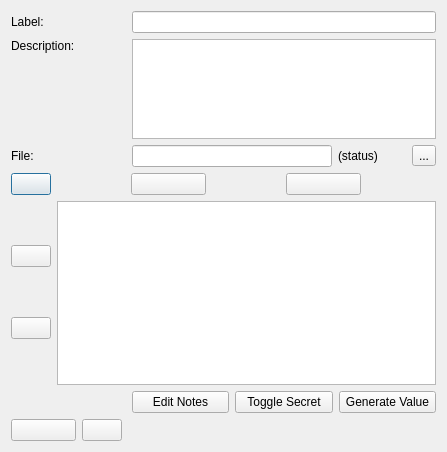
<?xml version="1.0" encoding="UTF-8"?>
<ui version="4.0">
 <class>EntryEdit</class>
 <widget class="QDialog" name="EntryEdit">
  <property name="windowModality">
   <enum>Qt::ApplicationModal</enum>
  </property>
  <property name="geometry">
   <rect>
    <x>0</x>
    <y>0</y>
    <width>447</width>
    <height>452</height>
   </rect>
  </property>
  <property name="windowTitle">
   <string>Edit Secret</string>
  </property>
  <property name="windowIcon">
   <iconset resource="../grypto_ui.qrc">
    <normaloff>:/icons/main.png</normaloff>:/icons/main.png</iconset>
  </property>
  <layout class="QVBoxLayout" name="verticalLayout">
   <item>
    <layout class="QGridLayout" name="gridLayout_2">
     <item row="2" column="3">
      <widget class="QLabel" name="lbl_fileStatus">
       <property name="text">
        <string>(status)</string>
       </property>
      </widget>
     </item>
     <item row="2" column="4">
      <widget class="QToolButton" name="btn_fileUpload">
       <property name="sizePolicy">
        <sizepolicy hsizetype="Fixed" vsizetype="Fixed">
         <horstretch>0</horstretch>
         <verstretch>0</verstretch>
        </sizepolicy>
       </property>
       <property name="toolTip">
        <string>Upload New File</string>
       </property>
       <property name="text">
        <string>...</string>
       </property>
      </widget>
     </item>
     <item row="0" column="0" colspan="2">
      <widget class="QLabel" name="label">
       <property name="sizePolicy">
        <sizepolicy hsizetype="Fixed" vsizetype="Preferred">
         <horstretch>0</horstretch>
         <verstretch>0</verstretch>
        </sizepolicy>
       </property>
       <property name="text">
        <string>Label: </string>
       </property>
      </widget>
     </item>
     <item row="1" column="0" colspan="2">
      <widget class="QLabel" name="label_2">
       <property name="sizePolicy">
        <sizepolicy hsizetype="Fixed" vsizetype="Preferred">
         <horstretch>0</horstretch>
         <verstretch>0</verstretch>
        </sizepolicy>
       </property>
       <property name="text">
        <string>Description:</string>
       </property>
       <property name="alignment">
        <set>Qt::AlignLeading|Qt::AlignLeft|Qt::AlignTop</set>
       </property>
      </widget>
     </item>
     <item row="3" column="0">
      <widget class="QPushButton" name="fav_btn">
       <property name="sizePolicy">
        <sizepolicy hsizetype="Fixed" vsizetype="Fixed">
         <horstretch>0</horstretch>
         <verstretch>0</verstretch>
        </sizepolicy>
       </property>
       <property name="toolTip">
        <string>Mark this entry as a favorite</string>
       </property>
       <property name="whatsThis">
        <string>&lt;!DOCTYPE HTML PUBLIC &quot;-//W3C//DTD HTML 4.0//EN&quot; &quot;http://www.w3.org/TR/REC-html40/strict.dtd&quot;&gt;
&lt;html&gt;&lt;head&gt;&lt;meta name=&quot;qrichtext&quot; content=&quot;1&quot; /&gt;&lt;style type=&quot;text/css&quot;&gt;
p, li { white-space: pre-wrap; }
&lt;/style&gt;&lt;/head&gt;&lt;body style=&quot; font-family:'Ubuntu'; font-size:11pt; font-weight:400; font-style:normal;&quot;&gt;
&lt;p style=&quot; margin-top:0px; margin-bottom:0px; margin-left:0px; margin-right:0px; -qt-block-indent:0; text-indent:0px;&quot;&gt;&lt;span style=&quot; font-family:'MS Shell Dlg 2';&quot;&gt;Mark this entry as one of your favorites.&lt;/span&gt;&lt;/p&gt;
&lt;p style=&quot;-qt-paragraph-type:empty; margin-top:0px; margin-bottom:0px; margin-left:0px; margin-right:0px; -qt-block-indent:0; text-indent:0px; font-family:'MS Shell Dlg 2';&quot;&gt;&lt;br /&gt;&lt;/p&gt;
&lt;p style=&quot; margin-top:0px; margin-bottom:0px; margin-left:0px; margin-right:0px; -qt-block-indent:0; text-indent:0px;&quot;&gt;&lt;span style=&quot; font-family:'MS Shell Dlg 2';&quot;&gt;Favorite entries show up in the tray icon menu when you right-click it.  Use favorites to quickly access the secrets you use the most.  Add a &amp;quot;URL&amp;quot; item to the entry, and a web browser will be launched to go there when you select a favorite like this.&lt;/span&gt;&lt;/p&gt;&lt;/body&gt;&lt;/html&gt;</string>
       </property>
       <property name="text">
        <string/>
       </property>
       <property name="icon">
        <iconset resource="../grypto_ui.qrc">
         <normaloff>:/icons/star.png</normaloff>:/icons/star.png</iconset>
       </property>
       <property name="checkable">
        <bool>true</bool>
       </property>
      </widget>
     </item>
     <item row="2" column="0" colspan="2">
      <widget class="QLabel" name="label_3">
       <property name="sizePolicy">
        <sizepolicy hsizetype="Fixed" vsizetype="Preferred">
         <horstretch>0</horstretch>
         <verstretch>0</verstretch>
        </sizepolicy>
       </property>
       <property name="text">
        <string>File:</string>
       </property>
      </widget>
     </item>
     <item row="4" column="0">
      <layout class="QVBoxLayout" name="buttonsLayout">
       <item>
        <widget class="QPushButton" name="upBtn">
         <property name="toolTip">
          <string>Move the selection up</string>
         </property>
         <property name="whatsThis">
          <string/>
         </property>
         <property name="layoutDirection">
          <enum>Qt::LeftToRight</enum>
         </property>
         <property name="icon">
          <iconset resource="../grypto_ui.qrc">
           <normaloff>:/icons/uparrow.png</normaloff>:/icons/uparrow.png</iconset>
         </property>
        </widget>
       </item>
       <item>
        <widget class="QPushButton" name="downBtn">
         <property name="toolTip">
          <string>Move the selection down</string>
         </property>
         <property name="icon">
          <iconset resource="../grypto_ui.qrc">
           <normaloff>:/icons/downarrow.png</normaloff>:/icons/downarrow.png</iconset>
         </property>
        </widget>
       </item>
      </layout>
     </item>
     <item row="1" column="2" colspan="3">
      <widget class="QTextEdit" name="descriptionEdit">
       <property name="sizePolicy">
        <sizepolicy hsizetype="Expanding" vsizetype="Expanding">
         <horstretch>1</horstretch>
         <verstretch>1</verstretch>
        </sizepolicy>
       </property>
       <property name="maximumSize">
        <size>
         <width>16777215</width>
         <height>100</height>
        </size>
       </property>
       <property name="toolTip">
        <string>&lt;html&gt;&lt;head/&gt;&lt;body&gt;&lt;p&gt;A description to help you remember the context of this entry.&lt;/p&gt;&lt;p&gt;Also this will aid the search function because it will have more keywords to find.&lt;/p&gt;&lt;/body&gt;&lt;/html&gt;</string>
       </property>
       <property name="whatsThis">
        <string>Keep a note about this entry.

This will give the searchbar more words to match with, so you can use this to apply tags to help you find entries.</string>
       </property>
       <property name="tabChangesFocus">
        <bool>true</bool>
       </property>
      </widget>
     </item>
     <item row="4" column="1" colspan="4">
      <widget class="QTableView" name="tableView">
       <property name="sizePolicy">
        <sizepolicy hsizetype="Expanding" vsizetype="Expanding">
         <horstretch>1</horstretch>
         <verstretch>1</verstretch>
        </sizepolicy>
       </property>
       <property name="acceptDrops">
        <bool>true</bool>
       </property>
       <property name="whatsThis">
        <string>Use this interactive table to quickly edit entries.

You can highlight and drag text content from outside the application into the boxes for quick field population.

Use the arrows on the side to adjust the order that the enries appear in.</string>
       </property>
       <property name="editTriggers">
        <set>QAbstractItemView::AnyKeyPressed|QAbstractItemView::DoubleClicked|QAbstractItemView::EditKeyPressed|QAbstractItemView::SelectedClicked</set>
       </property>
       <property name="tabKeyNavigation">
        <bool>false</bool>
       </property>
       <property name="showDropIndicator" stdset="0">
        <bool>false</bool>
       </property>
       <property name="alternatingRowColors">
        <bool>true</bool>
       </property>
       <property name="selectionMode">
        <enum>QAbstractItemView::SingleSelection</enum>
       </property>
       <property name="selectionBehavior">
        <enum>QAbstractItemView::SelectRows</enum>
       </property>
       <property name="gridStyle">
        <enum>Qt::DashLine</enum>
       </property>
       <property name="cornerButtonEnabled">
        <bool>false</bool>
       </property>
       <attribute name="horizontalHeaderVisible">
        <bool>false</bool>
       </attribute>
       <attribute name="horizontalHeaderMinimumSectionSize">
        <number>125</number>
       </attribute>
       <attribute name="horizontalHeaderStretchLastSection">
        <bool>true</bool>
       </attribute>
       <attribute name="verticalHeaderVisible">
        <bool>false</bool>
       </attribute>
      </widget>
     </item>
     <item row="3" column="1" colspan="4">
      <layout class="QHBoxLayout" name="horizontalLayout_2">
       <item>
        <widget class="QPushButton" name="addBtn">
         <property name="sizePolicy">
          <sizepolicy hsizetype="Fixed" vsizetype="Fixed">
           <horstretch>0</horstretch>
           <verstretch>0</verstretch>
          </sizepolicy>
         </property>
         <property name="minimumSize">
          <size>
           <width>75</width>
           <height>0</height>
          </size>
         </property>
         <property name="font">
          <font>
           <weight>75</weight>
           <bold>true</bold>
          </font>
         </property>
         <property name="toolTip">
          <string>Add something you want to remember</string>
         </property>
         <property name="whatsThis">
          <string>Adds a new item to the list below.</string>
         </property>
         <property name="autoFillBackground">
          <bool>false</bool>
         </property>
         <property name="text">
          <string/>
         </property>
         <property name="icon">
          <iconset resource="../grypto_ui.qrc">
           <normaloff>:/icons/plus.png</normaloff>:/icons/plus.png</iconset>
         </property>
         <property name="flat">
          <bool>false</bool>
         </property>
        </widget>
       </item>
       <item>
        <widget class="QPushButton" name="remBtn">
         <property name="sizePolicy">
          <sizepolicy hsizetype="Fixed" vsizetype="Fixed">
           <horstretch>0</horstretch>
           <verstretch>0</verstretch>
          </sizepolicy>
         </property>
         <property name="minimumSize">
          <size>
           <width>75</width>
           <height>0</height>
          </size>
         </property>
         <property name="font">
          <font>
           <weight>75</weight>
           <bold>true</bold>
          </font>
         </property>
         <property name="toolTip">
          <string>Remove</string>
         </property>
         <property name="whatsThis">
          <string>Removes an item from the list below</string>
         </property>
         <property name="text">
          <string/>
         </property>
         <property name="icon">
          <iconset resource="../grypto_ui.qrc">
           <normaloff>:/icons/minus.png</normaloff>:/icons/minus.png</iconset>
         </property>
        </widget>
       </item>
      </layout>
     </item>
     <item row="0" column="2" colspan="3">
      <widget class="QLineEdit" name="labelEdit">
       <property name="sizePolicy">
        <sizepolicy hsizetype="Expanding" vsizetype="Fixed">
         <horstretch>1</horstretch>
         <verstretch>0</verstretch>
        </sizepolicy>
       </property>
       <property name="toolTip">
        <string>A label to remember this by</string>
       </property>
       <property name="whatsThis">
        <string>A label by which to remember your secret.</string>
       </property>
      </widget>
     </item>
     <item row="5" column="2" colspan="3">
      <widget class="QWidget" name="widget" native="true">
       <layout class="QHBoxLayout" name="horizontalLayout_3">
        <property name="leftMargin">
         <number>0</number>
        </property>
        <property name="topMargin">
         <number>0</number>
        </property>
        <property name="rightMargin">
         <number>0</number>
        </property>
        <property name="bottomMargin">
         <number>0</number>
        </property>
        <item>
         <widget class="QPushButton" name="edit_btn">
          <property name="toolTip">
           <string>Edit notes for one of the secret entries above</string>
          </property>
          <property name="whatsThis">
           <string>Each secret you want to keep track of can have a note associated with it.

Notes can help you remember useful things about the context of a password or URL or whatever.</string>
          </property>
          <property name="text">
           <string>Edit Notes</string>
          </property>
         </widget>
        </item>
        <item>
         <widget class="QPushButton" name="toggleBtn">
          <property name="toolTip">
           <string>Hide/Show the contents of the selected field</string>
          </property>
          <property name="whatsThis">
           <string>Toggles whether or not the selected item is a secret.

&quot;Secrets&quot; are obscured in the interface by &quot;******&quot; so you can feel free to open this program even when people are looking at the screen.  Note that even though a secret item is obscured by asterisks, you can still access its contents in exactly the same way you would a normal item.</string>
          </property>
          <property name="text">
           <string>Toggle Secret</string>
          </property>
          <property name="checkable">
           <bool>false</bool>
          </property>
          <property name="checked">
           <bool>false</bool>
          </property>
          <property name="flat">
           <bool>false</bool>
          </property>
         </widget>
        </item>
        <item>
         <widget class="QPushButton" name="genBtn">
          <property name="toolTip">
           <string>Generate a random value to fill a password field</string>
          </property>
          <property name="whatsThis">
           <string>Generate a password by clicking this button.

Passwords are generated randomly by selecting eight characters A-Z (4 lower case and 4 upper case), two numbers and two special characters (&amp;, %, !, etc...) and placing them in a random sequence.  Therefore you can guarantee by pressing this button that your new password contains a secure variety of 12 characters in a random sequence.

Be careful, because pressing this button will wipe out any content currently held in the selected item.</string>
          </property>
          <property name="text">
           <string>Generate Value</string>
          </property>
         </widget>
        </item>
       </layout>
      </widget>
     </item>
     <item row="2" column="2">
      <widget class="QLineEdit" name="le_filename">
       <property name="sizePolicy">
        <sizepolicy hsizetype="Expanding" vsizetype="Fixed">
         <horstretch>1</horstretch>
         <verstretch>0</verstretch>
        </sizepolicy>
       </property>
       <property name="minimumSize">
        <size>
         <width>200</width>
         <height>0</height>
        </size>
       </property>
      </widget>
     </item>
    </layout>
   </item>
   <item>
    <layout class="QHBoxLayout" name="horizontalLayout">
     <item>
      <widget class="QPushButton" name="pushButton_3">
       <property name="minimumSize">
        <size>
         <width>65</width>
         <height>0</height>
        </size>
       </property>
       <property name="maximumSize">
        <size>
         <width>75</width>
         <height>16777215</height>
        </size>
       </property>
       <property name="toolTip">
        <string>Accept changes</string>
       </property>
       <property name="text">
        <string/>
       </property>
       <property name="icon">
        <iconset resource="../grypto_ui.qrc">
         <normaloff>:/icons/checkmark.png</normaloff>:/icons/checkmark.png</iconset>
       </property>
      </widget>
     </item>
     <item>
      <widget class="QPushButton" name="pushButton">
       <property name="maximumSize">
        <size>
         <width>75</width>
         <height>16777215</height>
        </size>
       </property>
       <property name="font">
        <font>
         <weight>75</weight>
         <bold>true</bold>
        </font>
       </property>
       <property name="toolTip">
        <string>Cancel changes</string>
       </property>
       <property name="text">
        <string/>
       </property>
       <property name="icon">
        <iconset resource="../grypto_ui.qrc">
         <normaloff>:/icons/exclamation.png</normaloff>:/icons/exclamation.png</iconset>
       </property>
      </widget>
     </item>
     <item>
      <spacer name="horizontalSpacer">
       <property name="orientation">
        <enum>Qt::Horizontal</enum>
       </property>
       <property name="sizeHint" stdset="0">
        <size>
         <width>40</width>
         <height>20</height>
        </size>
       </property>
      </spacer>
     </item>
    </layout>
   </item>
  </layout>
 </widget>
 <tabstops>
  <tabstop>labelEdit</tabstop>
  <tabstop>descriptionEdit</tabstop>
  <tabstop>tableView</tabstop>
  <tabstop>pushButton_3</tabstop>
  <tabstop>pushButton</tabstop>
  <tabstop>edit_btn</tabstop>
  <tabstop>toggleBtn</tabstop>
  <tabstop>genBtn</tabstop>
  <tabstop>addBtn</tabstop>
  <tabstop>remBtn</tabstop>
  <tabstop>fav_btn</tabstop>
  <tabstop>upBtn</tabstop>
  <tabstop>downBtn</tabstop>
  <tabstop>btn_fileUpload</tabstop>
 </tabstops>
 <resources>
  <include location="../grypto_ui.qrc"/>
 </resources>
 <connections>
  <connection>
   <sender>pushButton_3</sender>
   <signal>clicked()</signal>
   <receiver>EntryEdit</receiver>
   <slot>accept()</slot>
   <hints>
    <hint type="sourcelabel">
     <x>384</x>
     <y>425</y>
    </hint>
    <hint type="destinationlabel">
     <x>332</x>
     <y>375</y>
    </hint>
   </hints>
  </connection>
  <connection>
   <sender>pushButton</sender>
   <signal>clicked()</signal>
   <receiver>EntryEdit</receiver>
   <slot>reject()</slot>
   <hints>
    <hint type="sourcelabel">
     <x>428</x>
     <y>425</y>
    </hint>
    <hint type="destinationlabel">
     <x>421</x>
     <y>379</y>
    </hint>
   </hints>
  </connection>
  <connection>
   <sender>addBtn</sender>
   <signal>clicked()</signal>
   <receiver>EntryEdit</receiver>
   <slot>_add_secret()</slot>
   <hints>
    <hint type="sourcelabel">
     <x>201</x>
     <y>190</y>
    </hint>
    <hint type="destinationlabel">
     <x>108</x>
     <y>144</y>
    </hint>
   </hints>
  </connection>
  <connection>
   <sender>remBtn</sender>
   <signal>clicked()</signal>
   <receiver>EntryEdit</receiver>
   <slot>_del_secret()</slot>
   <hints>
    <hint type="sourcelabel">
     <x>352</x>
     <y>190</y>
    </hint>
    <hint type="destinationlabel">
     <x>275</x>
     <y>138</y>
    </hint>
   </hints>
  </connection>
  <connection>
   <sender>toggleBtn</sender>
   <signal>clicked()</signal>
   <receiver>EntryEdit</receiver>
   <slot>_toggle_secret()</slot>
   <hints>
    <hint type="sourcelabel">
     <x>61</x>
     <y>432</y>
    </hint>
    <hint type="destinationlabel">
     <x>21</x>
     <y>331</y>
    </hint>
   </hints>
  </connection>
  <connection>
   <sender>genBtn</sender>
   <signal>clicked()</signal>
   <receiver>EntryEdit</receiver>
   <slot>_generate_value()</slot>
   <hints>
    <hint type="sourcelabel">
     <x>179</x>
     <y>432</y>
    </hint>
    <hint type="destinationlabel">
     <x>106</x>
     <y>380</y>
    </hint>
   </hints>
  </connection>
  <connection>
   <sender>edit_btn</sender>
   <signal>clicked()</signal>
   <receiver>EntryEdit</receiver>
   <slot>_edit_notes()</slot>
   <hints>
    <hint type="sourcelabel">
     <x>270</x>
     <y>432</y>
    </hint>
    <hint type="destinationlabel">
     <x>189</x>
     <y>383</y>
    </hint>
   </hints>
  </connection>
  <connection>
   <sender>upBtn</sender>
   <signal>clicked()</signal>
   <receiver>EntryEdit</receiver>
   <slot>_move_up()</slot>
   <hints>
    <hint type="sourcelabel">
     <x>38</x>
     <y>287</y>
    </hint>
    <hint type="destinationlabel">
     <x>17</x>
     <y>205</y>
    </hint>
   </hints>
  </connection>
  <connection>
   <sender>downBtn</sender>
   <signal>clicked()</signal>
   <receiver>EntryEdit</receiver>
   <slot>_move_down()</slot>
   <hints>
    <hint type="sourcelabel">
     <x>30</x>
     <y>320</y>
    </hint>
    <hint type="destinationlabel">
     <x>4</x>
     <y>277</y>
    </hint>
   </hints>
  </connection>
  <connection>
   <sender>btn_fileUpload</sender>
   <signal>clicked()</signal>
   <receiver>EntryEdit</receiver>
   <slot>_select_file()</slot>
   <hints>
    <hint type="sourcelabel">
     <x>422</x>
     <y>136</y>
    </hint>
    <hint type="destinationlabel">
     <x>436</x>
     <y>161</y>
    </hint>
   </hints>
  </connection>
 </connections>
 <slots>
  <slot>_add_secret()</slot>
  <slot>_del_secret()</slot>
  <slot>_toggle_secret()</slot>
  <slot>_generate_value()</slot>
  <slot>_edit_notes()</slot>
  <slot>_move_up()</slot>
  <slot>_move_down()</slot>
  <slot>_select_file()</slot>
 </slots>
</ui>
